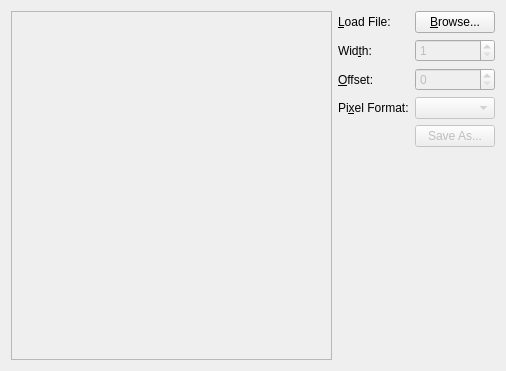
<?xml version="1.0" encoding="UTF-8"?>
<ui version="4.0">
 <class>ImgExperimentDialog</class>
 <widget class="QWidget" name="ImgExperimentDialog">
  <property name="geometry">
   <rect>
    <x>0</x>
    <y>0</y>
    <width>506</width>
    <height>371</height>
   </rect>
  </property>
  <property name="windowTitle">
   <string>Explore Data As Image</string>
  </property>
  <layout class="QHBoxLayout" name="horizontalLayout">
   <item>
    <widget class="QScrollArea" name="img_scroller">
     <property name="widgetResizable">
      <bool>true</bool>
     </property>
     <widget class="QWidget" name="scrollAreaWidgetContents">
      <property name="geometry">
       <rect>
        <x>0</x>
        <y>0</y>
        <width>239</width>
        <height>351</height>
       </rect>
      </property>
      <layout class="QVBoxLayout" name="verticalLayout">
       <item>
        <widget class="QLabel" name="img_display">
         <property name="text">
          <string/>
         </property>
        </widget>
       </item>
      </layout>
     </widget>
    </widget>
   </item>
   <item>
    <layout class="QFormLayout" name="formLayout">
     <item row="0" column="0">
      <widget class="QLabel" name="lbl_browse">
       <property name="text">
        <string>&amp;Load File:</string>
       </property>
       <property name="buddy">
        <cstring>btn_browse</cstring>
       </property>
      </widget>
     </item>
     <item row="0" column="1">
      <widget class="QPushButton" name="btn_browse">
       <property name="text">
        <string>&amp;Browse...</string>
       </property>
      </widget>
     </item>
     <item row="1" column="0">
      <widget class="QLabel" name="lbl_width">
       <property name="text">
        <string>Wid&amp;th:</string>
       </property>
       <property name="buddy">
        <cstring>spin_width</cstring>
       </property>
      </widget>
     </item>
     <item row="1" column="1">
      <widget class="QSpinBox" name="spin_width">
       <property name="enabled">
        <bool>false</bool>
       </property>
       <property name="minimum">
        <number>1</number>
       </property>
      </widget>
     </item>
     <item row="2" column="0">
      <widget class="QLabel" name="lbl_offset">
       <property name="text">
        <string>&amp;Offset:</string>
       </property>
       <property name="buddy">
        <cstring>spin_offset</cstring>
       </property>
      </widget>
     </item>
     <item row="2" column="1">
      <widget class="QSpinBox" name="spin_offset">
       <property name="enabled">
        <bool>false</bool>
       </property>
      </widget>
     </item>
     <item row="3" column="0">
      <widget class="QLabel" name="lbl_format">
       <property name="text">
        <string>Pi&amp;xel Format:</string>
       </property>
       <property name="buddy">
        <cstring>combo_format</cstring>
       </property>
      </widget>
     </item>
     <item row="3" column="1">
      <widget class="QComboBox" name="combo_format">
       <property name="enabled">
        <bool>false</bool>
       </property>
      </widget>
     </item>
     <item row="4" column="0">
      <widget class="QLabel" name="Label">
       <property name="text">
        <string/>
       </property>
      </widget>
     </item>
     <item row="4" column="1">
      <widget class="QPushButton" name="btn_save">
       <property name="enabled">
        <bool>false</bool>
       </property>
       <property name="text">
        <string>Save As...</string>
       </property>
      </widget>
     </item>
    </layout>
   </item>
  </layout>
 </widget>
 <resources/>
 <connections/>
</ui>
